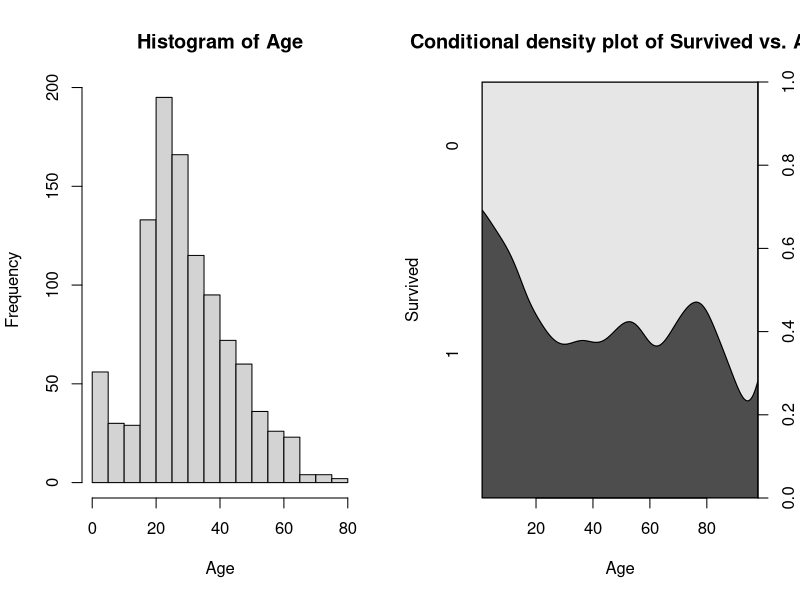

This chart was generated by the following R code:
# Read the Titanic data set
df <- read.csv("titanic_project.csv")

# Data exploration functions
num_survived <- sum(df$survived == 1)
print(paste("Number of passengers that survived =", num_survived))
average_age <- mean(df$age)
print(paste("Average age of passengers =", average_age))

# Visual data exploration (graph) functions
par(mfrow = c(1, 2))
hist(df$age, main = "Histogram of Age", xlab = "Age")
cdplot(as.factor(df$age), as.factor(df$survived), main = "Conditional density plot of Survived vs. Age", xlab = "Age", ylab = "Survived")

# Split into train and test data, with 900 observations used for training and the remaining for testing
train <- df[1:900,]
test <- df[901:1046,]

# Train a logistic regression model on the data and calculate runtime
start_time <- Sys.time()
glm1 <- glm(survived ~ pclass, data=train, family=binomial)
end_time <- Sys.time()

# Print the coefficients of the model
glm1$coefficients

# Test on the test data
probs <- predict(glm1, newdata=test, type="response")
pred <- ifelse(probs > 0.5, 1, 0)
table(pred, test$survived)

# Calculate metrics for accuracy, sensitivity, and specificity
acc <- mean(pred==test$survived)
sensitivity <- (67) / (67 + 12)
specificity <- (31) / (31 + 36)

# Print metrics for accuracy, sensitivity, and specificity
print(paste("Accuracy =", acc))
print(paste("Sensitivity =", sensitivity))
print(paste("Specificity =", specificity))

# Calculate and print the run time
run_time = end_time - start_time
print(paste("Run time =", run_time))


